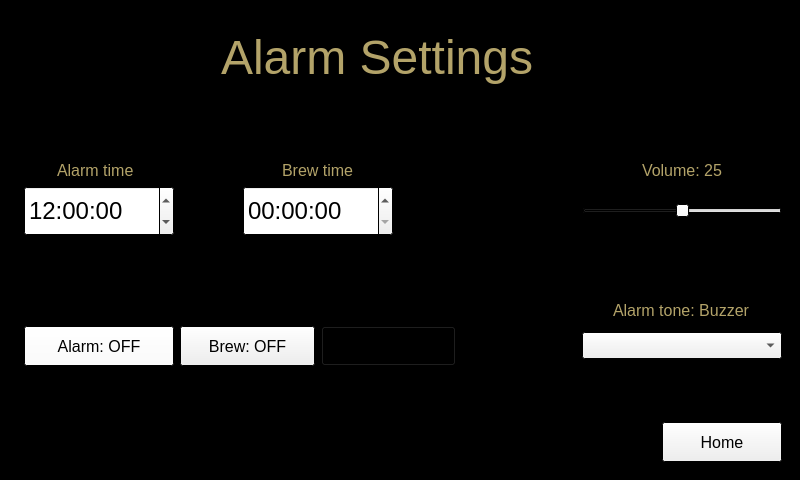
<?xml version="1.0" encoding="UTF-8"?>
<ui version="4.0">
 <class>MainWindow</class>
 <widget class="QMainWindow" name="MainWindow">
  <property name="geometry">
   <rect>
    <x>0</x>
    <y>0</y>
    <width>800</width>
    <height>480</height>
   </rect>
  </property>
  <property name="palette">
   <palette>
    <active>
     <colorrole role="Base">
      <brush brushstyle="SolidPattern">
       <color alpha="255">
        <red>0</red>
        <green>0</green>
        <blue>0</blue>
       </color>
      </brush>
     </colorrole>
     <colorrole role="Window">
      <brush brushstyle="SolidPattern">
       <color alpha="255">
        <red>0</red>
        <green>0</green>
        <blue>0</blue>
       </color>
      </brush>
     </colorrole>
    </active>
    <inactive>
     <colorrole role="Base">
      <brush brushstyle="SolidPattern">
       <color alpha="255">
        <red>0</red>
        <green>0</green>
        <blue>0</blue>
       </color>
      </brush>
     </colorrole>
     <colorrole role="Window">
      <brush brushstyle="SolidPattern">
       <color alpha="255">
        <red>0</red>
        <green>0</green>
        <blue>0</blue>
       </color>
      </brush>
     </colorrole>
    </inactive>
    <disabled>
     <colorrole role="Base">
      <brush brushstyle="SolidPattern">
       <color alpha="255">
        <red>0</red>
        <green>0</green>
        <blue>0</blue>
       </color>
      </brush>
     </colorrole>
     <colorrole role="Window">
      <brush brushstyle="SolidPattern">
       <color alpha="255">
        <red>0</red>
        <green>0</green>
        <blue>0</blue>
       </color>
      </brush>
     </colorrole>
    </disabled>
   </palette>
  </property>
  <property name="font">
   <font>
    <pointsize>12</pointsize>
   </font>
  </property>
  <property name="windowTitle">
   <string>MainWindow</string>
  </property>
  <widget class="QWidget" name="centralwidget">
   <layout class="QGridLayout" name="gridLayout_2">
    <item row="1" column="0">
     <widget class="QStackedWidget" name="pages">
      <property name="enabled">
       <bool>true</bool>
      </property>
      <property name="sizePolicy">
       <sizepolicy hsizetype="Preferred" vsizetype="Preferred">
        <horstretch>0</horstretch>
        <verstretch>0</verstretch>
       </sizepolicy>
      </property>
      <property name="palette">
       <palette>
        <active>
         <colorrole role="Base">
          <brush brushstyle="SolidPattern">
           <color alpha="255">
            <red>255</red>
            <green>255</green>
            <blue>255</blue>
           </color>
          </brush>
         </colorrole>
         <colorrole role="Window">
          <brush brushstyle="SolidPattern">
           <color alpha="255">
            <red>0</red>
            <green>0</green>
            <blue>0</blue>
           </color>
          </brush>
         </colorrole>
        </active>
        <inactive>
         <colorrole role="Base">
          <brush brushstyle="SolidPattern">
           <color alpha="255">
            <red>255</red>
            <green>255</green>
            <blue>255</blue>
           </color>
          </brush>
         </colorrole>
         <colorrole role="Window">
          <brush brushstyle="SolidPattern">
           <color alpha="255">
            <red>0</red>
            <green>0</green>
            <blue>0</blue>
           </color>
          </brush>
         </colorrole>
        </inactive>
        <disabled>
         <colorrole role="Base">
          <brush brushstyle="SolidPattern">
           <color alpha="255">
            <red>0</red>
            <green>0</green>
            <blue>0</blue>
           </color>
          </brush>
         </colorrole>
         <colorrole role="Window">
          <brush brushstyle="SolidPattern">
           <color alpha="255">
            <red>0</red>
            <green>0</green>
            <blue>0</blue>
           </color>
          </brush>
         </colorrole>
        </disabled>
       </palette>
      </property>
      <property name="font">
       <font>
        <weight>50</weight>
        <italic>false</italic>
        <bold>false</bold>
        <strikeout>false</strikeout>
        <stylestrategy>PreferDefault</stylestrategy>
       </font>
      </property>
      <property name="layoutDirection">
       <enum>Qt::LeftToRight</enum>
      </property>
      <property name="autoFillBackground">
       <bool>true</bool>
      </property>
      <property name="currentIndex">
       <number>1</number>
      </property>
      <widget class="QWidget" name="ClockPage">
       <layout class="QGridLayout" name="gridLayout">
        <item row="6" column="1" alignment="Qt::AlignHCenter">
         <widget class="QLabel" name="nextAlarmLabel">
          <property name="enabled">
           <bool>true</bool>
          </property>
          <property name="sizePolicy">
           <sizepolicy hsizetype="Maximum" vsizetype="Maximum">
            <horstretch>0</horstretch>
            <verstretch>0</verstretch>
           </sizepolicy>
          </property>
          <property name="maximumSize">
           <size>
            <width>500</width>
            <height>16777215</height>
           </size>
          </property>
          <property name="baseSize">
           <size>
            <width>0</width>
            <height>0</height>
           </size>
          </property>
          <property name="palette">
           <palette>
            <active>
             <colorrole role="WindowText">
              <brush brushstyle="SolidPattern">
               <color alpha="255">
                <red>179</red>
                <green>163</green>
                <blue>105</blue>
               </color>
              </brush>
             </colorrole>
            </active>
            <inactive>
             <colorrole role="WindowText">
              <brush brushstyle="SolidPattern">
               <color alpha="255">
                <red>179</red>
                <green>163</green>
                <blue>105</blue>
               </color>
              </brush>
             </colorrole>
            </inactive>
            <disabled>
             <colorrole role="WindowText">
              <brush brushstyle="SolidPattern">
               <color alpha="255">
                <red>120</red>
                <green>120</green>
                <blue>120</blue>
               </color>
              </brush>
             </colorrole>
            </disabled>
           </palette>
          </property>
          <property name="font">
           <font>
            <pointsize>16</pointsize>
           </font>
          </property>
          <property name="toolTipDuration">
           <number>-1</number>
          </property>
          <property name="layoutDirection">
           <enum>Qt::LeftToRight</enum>
          </property>
          <property name="lineWidth">
           <number>1</number>
          </property>
          <property name="midLineWidth">
           <number>0</number>
          </property>
          <property name="text">
           <string>Next alarm: 7:00 AM</string>
          </property>
          <property name="scaledContents">
           <bool>false</bool>
          </property>
          <property name="alignment">
           <set>Qt::AlignCenter</set>
          </property>
          <property name="indent">
           <number>-1</number>
          </property>
         </widget>
        </item>
        <item row="0" column="1" alignment="Qt::AlignHCenter">
         <widget class="QLabel" name="timeLabel">
          <property name="sizePolicy">
           <sizepolicy hsizetype="Minimum" vsizetype="Minimum">
            <horstretch>0</horstretch>
            <verstretch>0</verstretch>
           </sizepolicy>
          </property>
          <property name="palette">
           <palette>
            <active>
             <colorrole role="WindowText">
              <brush brushstyle="SolidPattern">
               <color alpha="255">
                <red>179</red>
                <green>163</green>
                <blue>105</blue>
               </color>
              </brush>
             </colorrole>
            </active>
            <inactive>
             <colorrole role="WindowText">
              <brush brushstyle="SolidPattern">
               <color alpha="255">
                <red>179</red>
                <green>163</green>
                <blue>105</blue>
               </color>
              </brush>
             </colorrole>
            </inactive>
            <disabled>
             <colorrole role="WindowText">
              <brush brushstyle="SolidPattern">
               <color alpha="255">
                <red>120</red>
                <green>120</green>
                <blue>120</blue>
               </color>
              </brush>
             </colorrole>
            </disabled>
           </palette>
          </property>
          <property name="font">
           <font>
            <pointsize>48</pointsize>
           </font>
          </property>
          <property name="text">
           <string>7:00 AM</string>
          </property>
          <property name="textFormat">
           <enum>Qt::PlainText</enum>
          </property>
          <property name="alignment">
           <set>Qt::AlignCenter</set>
          </property>
         </widget>
        </item>
        <item row="10" column="1">
         <spacer name="horizontalSpacer">
          <property name="orientation">
           <enum>Qt::Horizontal</enum>
          </property>
          <property name="sizeHint" stdset="0">
           <size>
            <width>40</width>
            <height>20</height>
           </size>
          </property>
         </spacer>
        </item>
        <item row="10" column="2" colspan="2" alignment="Qt::AlignRight|Qt::AlignBottom">
         <widget class="QPushButton" name="settingsButton">
          <property name="sizePolicy">
           <sizepolicy hsizetype="Maximum" vsizetype="Maximum">
            <horstretch>0</horstretch>
            <verstretch>0</verstretch>
           </sizepolicy>
          </property>
          <property name="minimumSize">
           <size>
            <width>120</width>
            <height>40</height>
           </size>
          </property>
          <property name="maximumSize">
           <size>
            <width>120</width>
            <height>40</height>
           </size>
          </property>
          <property name="autoFillBackground">
           <bool>true</bool>
          </property>
          <property name="text">
           <string>Settings</string>
          </property>
         </widget>
        </item>
        <item row="9" column="1">
         <spacer name="verticalSpacer">
          <property name="orientation">
           <enum>Qt::Vertical</enum>
          </property>
          <property name="sizeType">
           <enum>QSizePolicy::Preferred</enum>
          </property>
          <property name="sizeHint" stdset="0">
           <size>
            <width>20</width>
            <height>150</height>
           </size>
          </property>
         </spacer>
        </item>
        <item row="10" column="0" alignment="Qt::AlignLeft|Qt::AlignBottom">
         <widget class="QLabel" name="statusLabel">
          <property name="palette">
           <palette>
            <active>
             <colorrole role="WindowText">
              <brush brushstyle="SolidPattern">
               <color alpha="255">
                <red>179</red>
                <green>163</green>
                <blue>105</blue>
               </color>
              </brush>
             </colorrole>
            </active>
            <inactive>
             <colorrole role="WindowText">
              <brush brushstyle="SolidPattern">
               <color alpha="255">
                <red>179</red>
                <green>163</green>
                <blue>105</blue>
               </color>
              </brush>
             </colorrole>
            </inactive>
            <disabled>
             <colorrole role="WindowText">
              <brush brushstyle="SolidPattern">
               <color alpha="255">
                <red>120</red>
                <green>120</green>
                <blue>120</blue>
               </color>
              </brush>
             </colorrole>
            </disabled>
           </palette>
          </property>
          <property name="font">
           <font>
            <pointsize>16</pointsize>
           </font>
          </property>
          <property name="text">
           <string>Alarm: OFF
Brew:  OFF
Alarm: OFF</string>
          </property>
         </widget>
        </item>
       </layout>
      </widget>
      <widget class="QWidget" name="SettingsPage">
       <layout class="QGridLayout" name="gridLayout_5">
        <item row="0" column="2" colspan="5" alignment="Qt::AlignHCenter">
         <widget class="QLabel" name="settingsTitleLabel">
          <property name="palette">
           <palette>
            <active>
             <colorrole role="WindowText">
              <brush brushstyle="SolidPattern">
               <color alpha="255">
                <red>179</red>
                <green>163</green>
                <blue>105</blue>
               </color>
              </brush>
             </colorrole>
             <colorrole role="Text">
              <brush brushstyle="SolidPattern">
               <color alpha="255">
                <red>15</red>
                <green>255</green>
                <blue>111</blue>
               </color>
              </brush>
             </colorrole>
             <colorrole role="Base">
              <brush brushstyle="SolidPattern">
               <color alpha="255">
                <red>255</red>
                <green>255</green>
                <blue>255</blue>
               </color>
              </brush>
             </colorrole>
             <colorrole role="Window">
              <brush brushstyle="SolidPattern">
               <color alpha="255">
                <red>0</red>
                <green>0</green>
                <blue>0</blue>
               </color>
              </brush>
             </colorrole>
            </active>
            <inactive>
             <colorrole role="WindowText">
              <brush brushstyle="SolidPattern">
               <color alpha="255">
                <red>179</red>
                <green>163</green>
                <blue>105</blue>
               </color>
              </brush>
             </colorrole>
             <colorrole role="Text">
              <brush brushstyle="SolidPattern">
               <color alpha="255">
                <red>15</red>
                <green>255</green>
                <blue>111</blue>
               </color>
              </brush>
             </colorrole>
             <colorrole role="Base">
              <brush brushstyle="SolidPattern">
               <color alpha="255">
                <red>255</red>
                <green>255</green>
                <blue>255</blue>
               </color>
              </brush>
             </colorrole>
             <colorrole role="Window">
              <brush brushstyle="SolidPattern">
               <color alpha="255">
                <red>0</red>
                <green>0</green>
                <blue>0</blue>
               </color>
              </brush>
             </colorrole>
            </inactive>
            <disabled>
             <colorrole role="WindowText">
              <brush brushstyle="SolidPattern">
               <color alpha="255">
                <red>120</red>
                <green>120</green>
                <blue>120</blue>
               </color>
              </brush>
             </colorrole>
             <colorrole role="Text">
              <brush brushstyle="SolidPattern">
               <color alpha="255">
                <red>120</red>
                <green>120</green>
                <blue>120</blue>
               </color>
              </brush>
             </colorrole>
             <colorrole role="Base">
              <brush brushstyle="SolidPattern">
               <color alpha="255">
                <red>0</red>
                <green>0</green>
                <blue>0</blue>
               </color>
              </brush>
             </colorrole>
             <colorrole role="Window">
              <brush brushstyle="SolidPattern">
               <color alpha="255">
                <red>0</red>
                <green>0</green>
                <blue>0</blue>
               </color>
              </brush>
             </colorrole>
            </disabled>
           </palette>
          </property>
          <property name="font">
           <font>
            <pointsize>36</pointsize>
           </font>
          </property>
          <property name="text">
           <string>Alarm Settings</string>
          </property>
         </widget>
        </item>
        <item row="1" column="0" colspan="2" alignment="Qt::AlignHCenter|Qt::AlignBottom">
         <widget class="QLabel" name="alarmTimeLabel">
          <property name="palette">
           <palette>
            <active>
             <colorrole role="WindowText">
              <brush brushstyle="SolidPattern">
               <color alpha="255">
                <red>179</red>
                <green>163</green>
                <blue>105</blue>
               </color>
              </brush>
             </colorrole>
            </active>
            <inactive>
             <colorrole role="WindowText">
              <brush brushstyle="SolidPattern">
               <color alpha="255">
                <red>179</red>
                <green>163</green>
                <blue>105</blue>
               </color>
              </brush>
             </colorrole>
            </inactive>
            <disabled>
             <colorrole role="WindowText">
              <brush brushstyle="SolidPattern">
               <color alpha="255">
                <red>120</red>
                <green>120</green>
                <blue>120</blue>
               </color>
              </brush>
             </colorrole>
            </disabled>
           </palette>
          </property>
          <property name="text">
           <string>Alarm time</string>
          </property>
         </widget>
        </item>
        <item row="1" column="2" colspan="2" alignment="Qt::AlignHCenter|Qt::AlignBottom">
         <widget class="QLabel" name="label">
          <property name="palette">
           <palette>
            <active>
             <colorrole role="WindowText">
              <brush brushstyle="SolidPattern">
               <color alpha="255">
                <red>179</red>
                <green>163</green>
                <blue>105</blue>
               </color>
              </brush>
             </colorrole>
            </active>
            <inactive>
             <colorrole role="WindowText">
              <brush brushstyle="SolidPattern">
               <color alpha="255">
                <red>179</red>
                <green>163</green>
                <blue>105</blue>
               </color>
              </brush>
             </colorrole>
            </inactive>
            <disabled>
             <colorrole role="WindowText">
              <brush brushstyle="SolidPattern">
               <color alpha="255">
                <red>120</red>
                <green>120</green>
                <blue>120</blue>
               </color>
              </brush>
             </colorrole>
            </disabled>
           </palette>
          </property>
          <property name="text">
           <string>Brew time</string>
          </property>
         </widget>
        </item>
        <item row="3" column="5">
         <spacer name="horizontalSpacer_5">
          <property name="orientation">
           <enum>Qt::Horizontal</enum>
          </property>
          <property name="sizeHint" stdset="0">
           <size>
            <width>40</width>
            <height>20</height>
           </size>
          </property>
         </spacer>
        </item>
        <item row="3" column="7">
         <widget class="QSlider" name="volumeSlider">
          <property name="minimumSize">
           <size>
            <width>200</width>
            <height>0</height>
           </size>
          </property>
          <property name="palette">
           <palette>
            <active>
             <colorrole role="Highlight">
              <brush brushstyle="SolidPattern">
               <color alpha="255">
                <red>0</red>
                <green>0</green>
                <blue>0</blue>
               </color>
              </brush>
             </colorrole>
             <colorrole role="Link">
              <brush brushstyle="SolidPattern">
               <color alpha="255">
                <red>0</red>
                <green>0</green>
                <blue>0</blue>
               </color>
              </brush>
             </colorrole>
            </active>
            <inactive>
             <colorrole role="Highlight">
              <brush brushstyle="SolidPattern">
               <color alpha="255">
                <red>0</red>
                <green>0</green>
                <blue>0</blue>
               </color>
              </brush>
             </colorrole>
             <colorrole role="Link">
              <brush brushstyle="SolidPattern">
               <color alpha="255">
                <red>0</red>
                <green>0</green>
                <blue>0</blue>
               </color>
              </brush>
             </colorrole>
            </inactive>
            <disabled>
             <colorrole role="Highlight">
              <brush brushstyle="SolidPattern">
               <color alpha="255">
                <red>51</red>
                <green>153</green>
                <blue>255</blue>
               </color>
              </brush>
             </colorrole>
             <colorrole role="Link">
              <brush brushstyle="SolidPattern">
               <color alpha="255">
                <red>0</red>
                <green>0</green>
                <blue>0</blue>
               </color>
              </brush>
             </colorrole>
            </disabled>
           </palette>
          </property>
          <property name="maximum">
           <number>50</number>
          </property>
          <property name="sliderPosition">
           <number>25</number>
          </property>
          <property name="orientation">
           <enum>Qt::Horizontal</enum>
          </property>
         </widget>
        </item>
        <item row="8" column="7" alignment="Qt::AlignRight">
         <widget class="QPushButton" name="homeButton">
          <property name="minimumSize">
           <size>
            <width>120</width>
            <height>40</height>
           </size>
          </property>
          <property name="text">
           <string>Home</string>
          </property>
         </widget>
        </item>
        <item row="6" column="3" alignment="Qt::AlignHCenter">
         <widget class="QPushButton" name="lightsButton">
          <property name="minimumSize">
           <size>
            <width>135</width>
            <height>40</height>
           </size>
          </property>
          <property name="palette">
           <palette>
            <active>
             <colorrole role="Button">
              <brush brushstyle="SolidPattern">
               <color alpha="255">
                <red>0</red>
                <green>0</green>
                <blue>0</blue>
               </color>
              </brush>
             </colorrole>
            </active>
            <inactive>
             <colorrole role="Button">
              <brush brushstyle="SolidPattern">
               <color alpha="255">
                <red>0</red>
                <green>0</green>
                <blue>0</blue>
               </color>
              </brush>
             </colorrole>
            </inactive>
            <disabled>
             <colorrole role="Button">
              <brush brushstyle="SolidPattern">
               <color alpha="255">
                <red>0</red>
                <green>0</green>
                <blue>0</blue>
               </color>
              </brush>
             </colorrole>
            </disabled>
           </palette>
          </property>
          <property name="font">
           <font>
            <pointsize>12</pointsize>
           </font>
          </property>
          <property name="styleSheet">
           <string notr="true"/>
          </property>
          <property name="text">
           <string>Lights: OFF</string>
          </property>
         </widget>
        </item>
        <item row="6" column="7">
         <widget class="QComboBox" name="tonesList">
          <property name="sizePolicy">
           <sizepolicy hsizetype="Preferred" vsizetype="Fixed">
            <horstretch>0</horstretch>
            <verstretch>0</verstretch>
           </sizepolicy>
          </property>
         </widget>
        </item>
        <item row="3" column="0" colspan="2" alignment="Qt::AlignRight">
         <widget class="QTimeEdit" name="alarmTimeInput">
          <property name="sizePolicy">
           <sizepolicy hsizetype="Preferred" vsizetype="Preferred">
            <horstretch>0</horstretch>
            <verstretch>0</verstretch>
           </sizepolicy>
          </property>
          <property name="minimumSize">
           <size>
            <width>150</width>
            <height>50</height>
           </size>
          </property>
          <property name="font">
           <font>
            <pointsize>18</pointsize>
           </font>
          </property>
          <property name="time">
           <time>
            <hour>12</hour>
            <minute>0</minute>
            <second>0</second>
           </time>
          </property>
         </widget>
        </item>
        <item row="4" column="7" alignment="Qt::AlignHCenter|Qt::AlignBottom">
         <widget class="QLabel" name="toneLabel">
          <property name="palette">
           <palette>
            <active>
             <colorrole role="WindowText">
              <brush brushstyle="SolidPattern">
               <color alpha="255">
                <red>179</red>
                <green>163</green>
                <blue>105</blue>
               </color>
              </brush>
             </colorrole>
            </active>
            <inactive>
             <colorrole role="WindowText">
              <brush brushstyle="SolidPattern">
               <color alpha="255">
                <red>179</red>
                <green>163</green>
                <blue>105</blue>
               </color>
              </brush>
             </colorrole>
            </inactive>
            <disabled>
             <colorrole role="WindowText">
              <brush brushstyle="SolidPattern">
               <color alpha="255">
                <red>120</red>
                <green>120</green>
                <blue>120</blue>
               </color>
              </brush>
             </colorrole>
            </disabled>
           </palette>
          </property>
          <property name="text">
           <string>Alarm tone: Buzzer</string>
          </property>
         </widget>
        </item>
        <item row="6" column="1" alignment="Qt::AlignHCenter">
         <widget class="QPushButton" name="setAlarmButton">
          <property name="minimumSize">
           <size>
            <width>150</width>
            <height>40</height>
           </size>
          </property>
          <property name="palette">
           <palette>
            <active>
             <colorrole role="Button">
              <brush brushstyle="SolidPattern">
               <color alpha="255">
                <red>255</red>
                <green>255</green>
                <blue>255</blue>
               </color>
              </brush>
             </colorrole>
            </active>
            <inactive>
             <colorrole role="Button">
              <brush brushstyle="SolidPattern">
               <color alpha="255">
                <red>255</red>
                <green>255</green>
                <blue>255</blue>
               </color>
              </brush>
             </colorrole>
            </inactive>
            <disabled>
             <colorrole role="Button">
              <brush brushstyle="SolidPattern">
               <color alpha="255">
                <red>255</red>
                <green>255</green>
                <blue>255</blue>
               </color>
              </brush>
             </colorrole>
            </disabled>
           </palette>
          </property>
          <property name="text">
           <string>Alarm: OFF</string>
          </property>
         </widget>
        </item>
        <item row="7" column="7">
         <spacer name="verticalSpacer_7">
          <property name="orientation">
           <enum>Qt::Vertical</enum>
          </property>
          <property name="sizeType">
           <enum>QSizePolicy::Preferred</enum>
          </property>
          <property name="sizeHint" stdset="0">
           <size>
            <width>20</width>
            <height>50</height>
           </size>
          </property>
         </spacer>
        </item>
        <item row="1" column="7" alignment="Qt::AlignHCenter|Qt::AlignBottom">
         <widget class="QLabel" name="volumeLabel">
          <property name="palette">
           <palette>
            <active>
             <colorrole role="WindowText">
              <brush brushstyle="SolidPattern">
               <color alpha="255">
                <red>179</red>
                <green>163</green>
                <blue>105</blue>
               </color>
              </brush>
             </colorrole>
            </active>
            <inactive>
             <colorrole role="WindowText">
              <brush brushstyle="SolidPattern">
               <color alpha="255">
                <red>179</red>
                <green>163</green>
                <blue>105</blue>
               </color>
              </brush>
             </colorrole>
            </inactive>
            <disabled>
             <colorrole role="WindowText">
              <brush brushstyle="SolidPattern">
               <color alpha="255">
                <red>120</red>
                <green>120</green>
                <blue>120</blue>
               </color>
              </brush>
             </colorrole>
            </disabled>
           </palette>
          </property>
          <property name="text">
           <string>Volume: 25</string>
          </property>
         </widget>
        </item>
        <item row="6" column="2" alignment="Qt::AlignHCenter">
         <widget class="QPushButton" name="brewButton">
          <property name="minimumSize">
           <size>
            <width>135</width>
            <height>40</height>
           </size>
          </property>
          <property name="text">
           <string>Brew: OFF</string>
          </property>
         </widget>
        </item>
        <item row="3" column="2" colspan="2" alignment="Qt::AlignHCenter">
         <widget class="QTimeEdit" name="delayTimeInput">
          <property name="sizePolicy">
           <sizepolicy hsizetype="Preferred" vsizetype="Preferred">
            <horstretch>0</horstretch>
            <verstretch>0</verstretch>
           </sizepolicy>
          </property>
          <property name="minimumSize">
           <size>
            <width>150</width>
            <height>50</height>
           </size>
          </property>
          <property name="font">
           <font>
            <pointsize>18</pointsize>
           </font>
          </property>
         </widget>
        </item>
       </layout>
      </widget>
      <widget class="QWidget" name="AlarmPage">
       <layout class="QGridLayout" name="gridLayout_4">
        <item row="5" column="2" alignment="Qt::AlignLeft">
         <widget class="QPushButton" name="snoozeButton">
          <property name="minimumSize">
           <size>
            <width>175</width>
            <height>50</height>
           </size>
          </property>
          <property name="text">
           <string>Snooze</string>
          </property>
         </widget>
        </item>
        <item row="2" column="0" colspan="3" alignment="Qt::AlignHCenter">
         <widget class="QLabel" name="wakeUpLabel">
          <property name="palette">
           <palette>
            <active>
             <colorrole role="WindowText">
              <brush brushstyle="SolidPattern">
               <color alpha="255">
                <red>179</red>
                <green>163</green>
                <blue>105</blue>
               </color>
              </brush>
             </colorrole>
            </active>
            <inactive>
             <colorrole role="WindowText">
              <brush brushstyle="SolidPattern">
               <color alpha="255">
                <red>179</red>
                <green>163</green>
                <blue>105</blue>
               </color>
              </brush>
             </colorrole>
            </inactive>
            <disabled>
             <colorrole role="WindowText">
              <brush brushstyle="SolidPattern">
               <color alpha="255">
                <red>120</red>
                <green>120</green>
                <blue>120</blue>
               </color>
              </brush>
             </colorrole>
            </disabled>
           </palette>
          </property>
          <property name="font">
           <font>
            <pointsize>36</pointsize>
           </font>
          </property>
          <property name="layoutDirection">
           <enum>Qt::RightToLeft</enum>
          </property>
          <property name="text">
           <string>Rise and Shine
The current time is 7:00 AM</string>
          </property>
          <property name="scaledContents">
           <bool>false</bool>
          </property>
          <property name="alignment">
           <set>Qt::AlignCenter</set>
          </property>
         </widget>
        </item>
        <item row="5" column="0" alignment="Qt::AlignRight">
         <widget class="QPushButton" name="outButton">
          <property name="sizePolicy">
           <sizepolicy hsizetype="Preferred" vsizetype="Preferred">
            <horstretch>0</horstretch>
            <verstretch>0</verstretch>
           </sizepolicy>
          </property>
          <property name="minimumSize">
           <size>
            <width>175</width>
            <height>50</height>
           </size>
          </property>
          <property name="text">
           <string>Dimiss</string>
          </property>
         </widget>
        </item>
        <item row="0" column="1">
         <spacer name="verticalSpacer_4">
          <property name="orientation">
           <enum>Qt::Vertical</enum>
          </property>
          <property name="sizeHint" stdset="0">
           <size>
            <width>20</width>
            <height>40</height>
           </size>
          </property>
         </spacer>
        </item>
        <item row="6" column="1">
         <spacer name="verticalSpacer_3">
          <property name="orientation">
           <enum>Qt::Vertical</enum>
          </property>
          <property name="sizeHint" stdset="0">
           <size>
            <width>20</width>
            <height>40</height>
           </size>
          </property>
         </spacer>
        </item>
        <item row="5" column="1">
         <spacer name="horizontalSpacer_2">
          <property name="orientation">
           <enum>Qt::Horizontal</enum>
          </property>
          <property name="sizeType">
           <enum>QSizePolicy::Fixed</enum>
          </property>
          <property name="sizeHint" stdset="0">
           <size>
            <width>40</width>
            <height>20</height>
           </size>
          </property>
         </spacer>
        </item>
        <item row="3" column="1">
         <spacer name="verticalSpacer_5">
          <property name="orientation">
           <enum>Qt::Vertical</enum>
          </property>
          <property name="sizeType">
           <enum>QSizePolicy::Preferred</enum>
          </property>
          <property name="sizeHint" stdset="0">
           <size>
            <width>20</width>
            <height>40</height>
           </size>
          </property>
         </spacer>
        </item>
       </layout>
      </widget>
      <widget class="QWidget" name="SnoozePage">
       <layout class="QGridLayout" name="gridLayout_3">
        <item row="3" column="0" alignment="Qt::AlignHCenter">
         <widget class="QPushButton" name="snoozeOffButton">
          <property name="sizePolicy">
           <sizepolicy hsizetype="Maximum" vsizetype="Maximum">
            <horstretch>0</horstretch>
            <verstretch>0</verstretch>
           </sizepolicy>
          </property>
          <property name="minimumSize">
           <size>
            <width>225</width>
            <height>50</height>
           </size>
          </property>
          <property name="maximumSize">
           <size>
            <width>190</width>
            <height>40</height>
           </size>
          </property>
          <property name="text">
           <string>Snooze off</string>
          </property>
         </widget>
        </item>
        <item row="9" column="0">
         <spacer name="verticalSpacer_2">
          <property name="orientation">
           <enum>Qt::Vertical</enum>
          </property>
          <property name="sizeType">
           <enum>QSizePolicy::Minimum</enum>
          </property>
          <property name="sizeHint" stdset="0">
           <size>
            <width>20</width>
            <height>40</height>
           </size>
          </property>
         </spacer>
        </item>
        <item row="1" column="0">
         <widget class="QLabel" name="snoozeLabel">
          <property name="palette">
           <palette>
            <active>
             <colorrole role="WindowText">
              <brush brushstyle="SolidPattern">
               <color alpha="255">
                <red>179</red>
                <green>163</green>
                <blue>105</blue>
               </color>
              </brush>
             </colorrole>
            </active>
            <inactive>
             <colorrole role="WindowText">
              <brush brushstyle="SolidPattern">
               <color alpha="255">
                <red>179</red>
                <green>163</green>
                <blue>105</blue>
               </color>
              </brush>
             </colorrole>
            </inactive>
            <disabled>
             <colorrole role="WindowText">
              <brush brushstyle="SolidPattern">
               <color alpha="255">
                <red>120</red>
                <green>120</green>
                <blue>120</blue>
               </color>
              </brush>
             </colorrole>
            </disabled>
           </palette>
          </property>
          <property name="font">
           <font>
            <pointsize>36</pointsize>
           </font>
          </property>
          <property name="text">
           <string>Snoozing until 7:05 AM</string>
          </property>
          <property name="alignment">
           <set>Qt::AlignCenter</set>
          </property>
         </widget>
        </item>
        <item row="0" column="0">
         <spacer name="verticalSpacer_6">
          <property name="orientation">
           <enum>Qt::Vertical</enum>
          </property>
          <property name="sizeType">
           <enum>QSizePolicy::Preferred</enum>
          </property>
          <property name="sizeHint" stdset="0">
           <size>
            <width>20</width>
            <height>40</height>
           </size>
          </property>
         </spacer>
        </item>
       </layout>
      </widget>
     </widget>
    </item>
   </layout>
  </widget>
 </widget>
 <resources/>
 <connections/>
</ui>
